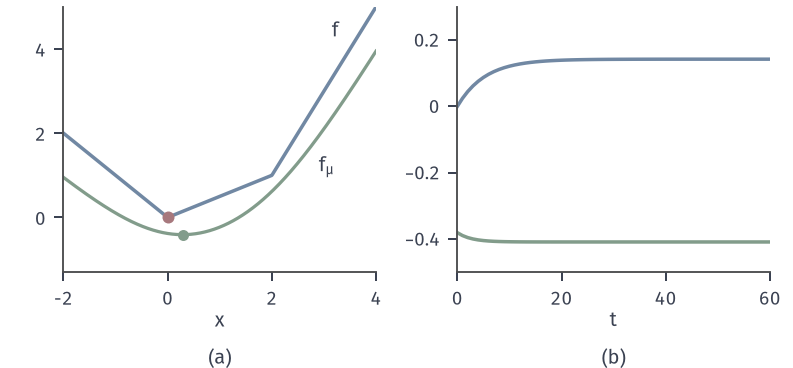

Python code for this plot:
from pathlib import Path
import sys
ROOT = next(p for p in Path(__file__).resolve().parents if (p/'build.sh').is_file() and (p/'tex/book.tex').is_file())
sys.path.insert(0, str(ROOT/'figures/00-shared/mathematical-preliminaries-upper/00-shared/comprehension-figures'))
from support import figure, save, BLUE, GREEN, YELLOW, RED, PURPLE, INK, MUTED, GRID, BLUE_FILL, GREEN_FILL, YELLOW_FILL, RED_FILL, PURPLE_FILL
import numpy as np
HERE = Path(__file__).resolve().parent
STROKE = '#4C4D4F'
def panel(fig, left, right, top, bottom, wspace=.25, hspace=.2):
    fig.set_layout_engine(None)
    fig.subplots_adjust(left=left, right=right, top=top, bottom=bottom, wspace=wspace, hspace=hspace)
def tag(fig, ax, s, y=None, d=.15):
    p = ax.get_position(); fig.text((p.x0+p.x1)/2, (p.y0-d) if y is None else y, s, ha='center', va='top')
def opt(ax, x=0, y=0, ms=4.8, z=7): ax.plot([x],[y],'o',ms=ms,color=RED,mew=0,zorder=z)
# f=max{-x,x/2,2x-3}，mu=1，梯度下降 alpha=mu/4，从原最优点 x=0 出发。
a=np.array([-1,.5,2.]);b=np.array([0,0,-3.]);m=3;mu=1.
f=lambda x:np.maximum.reduce([-x,x/2,2*x-3])
def fm(x):
    l=np.outer(np.atleast_1d(x),a)+b;return mu*np.logaddexp.reduce(l/mu,axis=1)-mu*np.log(m)
def dm(x):
    l=a*x+b;w=np.exp((l-l.max())/mu);w/=w.sum();return float(a@w)
x=0.;P=[x]
for t in range(60): x=x-mu/4*dm(x);P.append(x)
P=np.array(P);print(P[:3],f(P[:3]),fm(P[:3]),'lim',P[-1],f(P[-1]),fm(P[-1]),dm(0.))
fig,(A,B)=figure(width_mm=112,height_mm=52,ncols=2)
panel(fig,.08,.97,.98,.26,wspace=.26)
X=np.linspace(-2,4,801);A.plot(X,f(X),color=BLUE,lw=1.4);A.plot(X,fm(X),color=GREEN,lw=1.3);opt(A,0,0)
A.plot([P[-1]],[fm(P[-1])[0]],'o',color=GREEN,ms=4.4,mew=0,zorder=6)
A.set_xlim(-2,4);A.set_ylim(-1.3,5);A.set_xticks([-2,0,2,4]);A.set_yticks([0,2,4]);A.set_xlabel('$x$',labelpad=1)
A.text(3.15,4.3,'$f$',color=INK);A.text(2.9,1.1,'$f_\\mu$',color=INK)
tt=np.arange(61);B.plot(tt,f(P),color=BLUE,lw=1.4);B.plot(tt,fm(P),color=GREEN,lw=1.4)
B.set_xlim(0,60);B.set_xlabel('$t$',labelpad=1);B.set_xticks([0,20,40,60]);B.set_yticks([-.4,-.2,0,.2],['$-0.4$','$-0.2$','$0$','$0.2$']);B.set_ylim(-.5,.3)
fig.canvas.draw();tag(fig,A,'(a)',y=.055);tag(fig,B,'(b)',y=.055)
save(fig,HERE,'figure',{'mu':mu,'alpha':mu/4,'x_lim':float(P[-1])})
